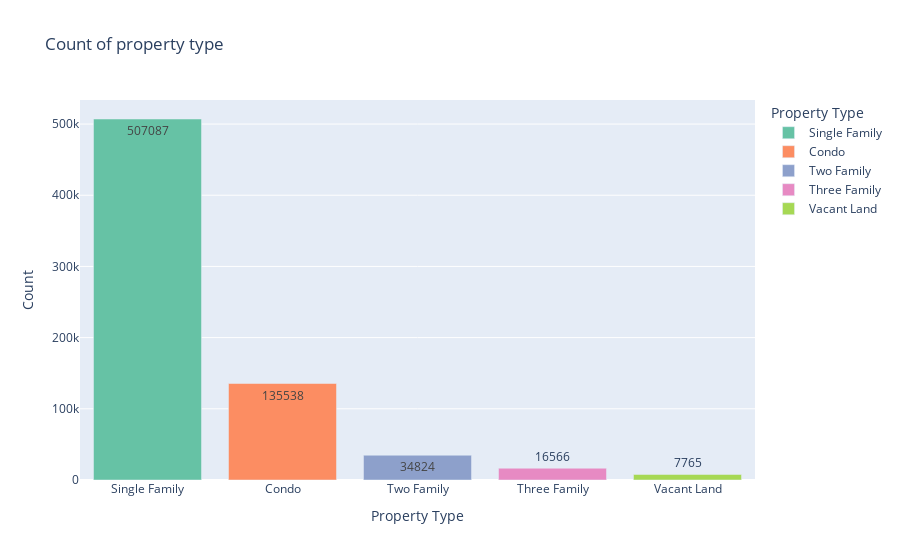

Notebook source saved alongside this figure:
### Code cell
import plotly.express as px
fig = px.bar(
    count_of_properties_type.head(5),
    x='Property Type',
    y='count',
    text='count',  # Display count on bars
    title='Count of property type',
    labels={'Property Type': 'Property Type', 'count': 'Count'},
    color='Property Type',  # Color bars by country
    color_discrete_sequence=px.colors.qualitative.Set2,  # Distinct colors
    hover_data={'Property Type': True, 'count': True}  # Show country and count on hover
)
fig.show()

### Figure 1 — Plotly figure (JSON) as saved in the notebook; plotly's stock layout.template omitted (floating-point values rounded to 4 significant figures)
{"data": [{"alignmentgroup": "True", "hovertemplate": "Property Type=%{x}<br>Count=%{text}<extra></extra>", "legendgroup": "Single Family", "marker": {"color": "rgb(102,194,165)", "pattern": {"shape": ""}}, "name": "Single Family", "offsetgroup": "Single Family", "orientation": "v", "showlegend": true, "text": [507087], "textposition": "auto", "type": "bar", "x": ["Single Family"], "xaxis": "x", "y": [507087], "yaxis": "y"}, {"alignmentgroup": "True", "hovertemplate": "Property Type=%{x}<br>Count=%{text}<extra></extra>", "legendgroup": "Condo", "marker": {"color": "rgb(252,141,98)", "pattern": {"shape": ""}}, "name": "Condo", "offsetgroup": "Condo", "orientation": "v", "showlegend": true, "text": [135538], "textposition": "auto", "type": "bar", "x": ["Condo"], "xaxis": "x", "y": [135538], "yaxis": "y"}, {"alignmentgroup": "True", "hovertemplate": "Property Type=%{x}<br>Count=%{text}<extra></extra>", "legendgroup": "Two Family", "marker": {"color": "rgb(141,160,203)", "pattern": {"shape": ""}}, "name": "Two Family", "offsetgroup": "Two Family", "orientation": "v", "showlegend": true, "text": [34824], "textposition": "auto", "type": "bar", "x": ["Two Family"], "xaxis": "x", "y": [34824], "yaxis": "y"}, {"alignmentgroup": "True", "hovertemplate": "Property Type=%{x}<br>Count=%{text}<extra></extra>", "legendgroup": "Three Family", "marker": {"color": "rgb(231,138,195)", "pattern": {"shape": ""}}, "name": "Three Family", "offsetgroup": "Three Family", "orientation": "v", "showlegend": true, "text": [16566], "textposition": "auto", "type": "bar", "x": ["Three Family"], "xaxis": "x", "y": [16566], "yaxis": "y"}, {"alignmentgroup": "True", "hovertemplate": "Property Type=%{x}<br>Count=%{text}<extra></extra>", "legendgroup": "Vacant Land", "marker": {"color": "rgb(166,216,84)", "pattern": {"shape": ""}}, "name": "Vacant Land", "offsetgroup": "Vacant Land", "orientation": "v", "showlegend": true, "text": [7765], "textposition": "auto", "type": "bar", "x": ["Vacant Land"], "xaxis": "x", "y": [7765], "yaxis": "y"}], "layout": {"autosize": true, "barmode": "relative", "legend": {"title": {"text": "Property Type"}, "tracegroupgap": 0}, "title": {"text": "Count of property type"}, "xaxis": {"anchor": "y", "autorange": true, "categoryarray": ["Single Family", "Condo", "Two Family", "Three Family", "Vacant Land"], "categoryorder": "array", "domain": [0, 1], "range": [-0.5, 4.5], "title": {"text": "Property Type"}, "type": "category"}, "yaxis": {"anchor": "x", "autorange": true, "domain": [0, 1], "range": [0, 533800.0], "title": {"text": "Count"}, "type": "linear"}}}
